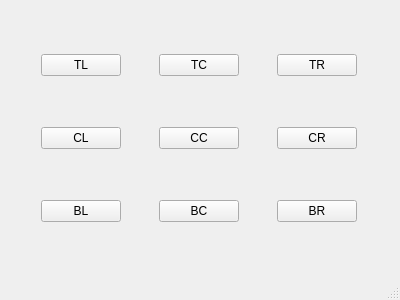
<ui version="4.0">
 <class>MainWindow</class>
 <widget class="QMainWindow" name="MainWindow" >
  <property name="geometry" >
   <rect>
    <x>0</x>
    <y>0</y>
    <width>400</width>
    <height>300</height>
   </rect>
  </property>
  <property name="windowTitle" >
   <string>MainWindow</string>
  </property>
  <widget class="QWidget" name="centralWidget">
   <layout class="QGridLayout" name="gridLayout">
    <item row="0" column="1">
     <widget class="QPushButton" name="pushButton_2">
      <property name="sizePolicy">
       <sizepolicy hsizetype="Fixed" vsizetype="Fixed">
        <horstretch>0</horstretch>
        <verstretch>0</verstretch>
       </sizepolicy>
      </property>
      <property name="text">
       <string>TC</string>
      </property>
      <property name="checkable">
       <bool>true</bool>
      </property>
     </widget>
    </item>
    <item row="0" column="0">
     <widget class="QPushButton" name="btnTL">
      <property name="sizePolicy">
       <sizepolicy hsizetype="Fixed" vsizetype="Fixed">
        <horstretch>0</horstretch>
        <verstretch>0</verstretch>
       </sizepolicy>
      </property>
      <property name="text">
       <string>TL</string>
      </property>
      <property name="checkable">
       <bool>true</bool>
      </property>
      <property name="checked">
       <bool>false</bool>
      </property>
     </widget>
    </item>
    <item row="2" column="1">
     <widget class="QPushButton" name="pushButton_8">
      <property name="sizePolicy">
       <sizepolicy hsizetype="Fixed" vsizetype="Fixed">
        <horstretch>0</horstretch>
        <verstretch>0</verstretch>
       </sizepolicy>
      </property>
      <property name="text">
       <string>BC</string>
      </property>
      <property name="checkable">
       <bool>true</bool>
      </property>
     </widget>
    </item>
    <item row="0" column="2">
     <widget class="QPushButton" name="pushButton_3">
      <property name="sizePolicy">
       <sizepolicy hsizetype="Fixed" vsizetype="Fixed">
        <horstretch>0</horstretch>
        <verstretch>0</verstretch>
       </sizepolicy>
      </property>
      <property name="text">
       <string>TR</string>
      </property>
      <property name="checkable">
       <bool>true</bool>
      </property>
     </widget>
    </item>
    <item row="1" column="0">
     <widget class="QPushButton" name="pushButton_4">
      <property name="sizePolicy">
       <sizepolicy hsizetype="Fixed" vsizetype="Fixed">
        <horstretch>0</horstretch>
        <verstretch>0</verstretch>
       </sizepolicy>
      </property>
      <property name="text">
       <string>CL</string>
      </property>
      <property name="checkable">
       <bool>true</bool>
      </property>
     </widget>
    </item>
    <item row="1" column="2">
     <widget class="QPushButton" name="pushButton_7">
      <property name="sizePolicy">
       <sizepolicy hsizetype="Fixed" vsizetype="Fixed">
        <horstretch>0</horstretch>
        <verstretch>0</verstretch>
       </sizepolicy>
      </property>
      <property name="text">
       <string>CR</string>
      </property>
      <property name="checkable">
       <bool>true</bool>
      </property>
     </widget>
    </item>
    <item row="2" column="0">
     <widget class="QPushButton" name="pushButton_5">
      <property name="sizePolicy">
       <sizepolicy hsizetype="Fixed" vsizetype="Fixed">
        <horstretch>0</horstretch>
        <verstretch>0</verstretch>
       </sizepolicy>
      </property>
      <property name="text">
       <string>BL</string>
      </property>
      <property name="checkable">
       <bool>true</bool>
      </property>
     </widget>
    </item>
    <item row="1" column="1">
     <widget class="QPushButton" name="pushButton_6">
      <property name="sizePolicy">
       <sizepolicy hsizetype="Fixed" vsizetype="Fixed">
        <horstretch>0</horstretch>
        <verstretch>0</verstretch>
       </sizepolicy>
      </property>
      <property name="text">
       <string>CC</string>
      </property>
      <property name="checkable">
       <bool>true</bool>
      </property>
     </widget>
    </item>
    <item row="2" column="2">
     <widget class="QPushButton" name="pushButton_9">
      <property name="sizePolicy">
       <sizepolicy hsizetype="Fixed" vsizetype="Fixed">
        <horstretch>0</horstretch>
        <verstretch>0</verstretch>
       </sizepolicy>
      </property>
      <property name="text">
       <string>BR</string>
      </property>
      <property name="checkable">
       <bool>true</bool>
      </property>
      <property name="checked">
       <bool>false</bool>
      </property>
     </widget>
    </item>
   </layout>
  </widget>
  <widget class="QStatusBar" name="statusBar" />
 </widget>
 <layoutDefault spacing="6" margin="11" />
 <pixmapfunction></pixmapfunction>
 <resources/>
 <connections/>
</ui>
